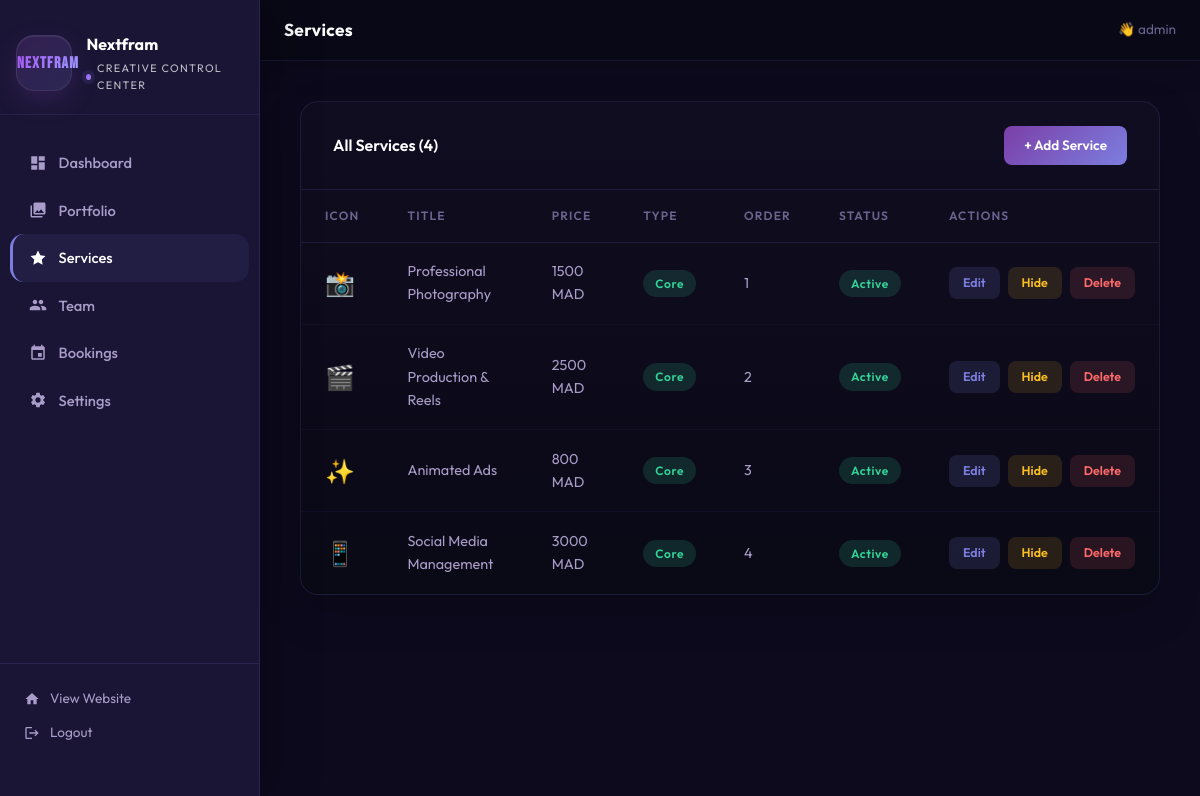
Screenshot of /admin/services.php (signed in) with the database file from the repository.
### tables this page shows
CREATE TABLE services (
    id INT AUTO_INCREMENT PRIMARY KEY,
    title_fr VARCHAR(255) NOT NULL,
    title_en VARCHAR(255) NOT NULL,
    description_fr TEXT NOT NULL,
    description_en TEXT NOT NULL,
    price VARCHAR(100),
    price_label_fr VARCHAR(100),
    price_label_en VARCHAR(100),
    icon VARCHAR(100),
    is_addon TINYINT(1) DEFAULT 0,
    is_active TINYINT(1) DEFAULT 1,
    sort_order INT DEFAULT 0,
    created_at TIMESTAMP DEFAULT CURRENT_TIMESTAMP
);

### includes/upload.php (called while the page is built, shortened)
<?php
function assetUrl($path) {
    return '';
}

### admin/services.php (the view, shortened to what this page needs)
<?php
require_once __DIR__ . '/../includes/upload.php';
$db = getDB();
$editing = null;
$services = $db->query("SELECT * FROM services ORDER BY is_addon ASC, sort_order ASC")->fetchAll();
require_once __DIR__ . '/layout.php';
?>
<?php if ($editing || isset($_GET['add'])): ?>
<div class="admin-card" style="margin-bottom:2rem;">
    <div class="admin-card-header">
        <span class="admin-card-title"><?= $editing ? 'Edit Service' : 'Add New Service' ?></span>
        <a href="<?= SITE_URL ?>/admin/services.php" class="topbar-btn secondary">Cancel</a>
    </div>
    <div class="admin-card-body">
        <form method="POST" enctype="multipart/form-data" class="admin-form validate-form">
            <?php if ($editing): ?>
            <input type="hidden" name="id" value="<?= $editing['id'] ?>">
            <input type="hidden" name="existing_icon" value="<?= htmlspecialchars($editing['icon'] ?? '') ?>">
            <?php endif; ?>
            <div class="form-section-title">Titles</div>
            <div class="form-row">
                <div class="form-group">
                    <label>Title (French) *</label>
                    <input type="text" name="title_fr" value="<?= htmlspecialchars($editing['title_fr'] ?? '') ?>" required>
                    <div class="form-error">Required</div>
                </div>
                <div class="form-group">
                    <label>Title (English) *</label>
                    <input type="text" name="title_en" value="<?= htmlspecialchars($editing['title_en'] ?? '') ?>" required>
                    <div class="form-error">Required</div>
                </div>
            </div>
            <div class="form-section-title">Descriptions</div>
            <div class="form-row">
                <div class="form-group">
                    <label>Description (French)</label>
                    <textarea name="description_fr" rows="4"><?= htmlspecialchars($editing['description_fr'] ?? '') ?></textarea>
                </div>
                <div class="form-group">
                    <label>Description (English)</label>
                    <textarea name="description_en" rows="4"><?= htmlspecialchars($editing['description_en'] ?? '') ?></textarea>
                </div>
            </div>
            <div class="form-section-title">Pricing</div>
            <div class="form-row">
                <div class="form-group">
                    <label>Price (e.g. 1500 MAD)</label>
                    <input type="text" name="price" value="<?= htmlspecialchars($editing['price'] ?? '') ?>">
                </div>
                <div class="form-group">
                    <label>Icon (emoji or upload image/video)</label>
                    <input type="text" name="icon" value="<?= htmlspecialchars($editing['icon'] ?? '') ?>" placeholder="📸">
                    <small style="color:var(--text-muted);display:block;margin-top:.35rem;">You can keep an emoji, or upload an image/video to replace it.</small>
                    <input type="file" name="icon_upload" accept="image/*,video/mp4,video/webm" style="margin-top:.75rem;">
                    <?php if (!empty($editing['icon']) && assetUrl($editing['icon'])): ?>
                    <div style="margin-top:.75rem;display:flex;align-items:center;gap:.75rem;">
                        <?php if (isVideoAsset($editing['icon'])): ?>
                        <video src="<?= assetUrl($editing['icon']) ?>" controls style="width:72px;height:72px;border-radius:12px;object-fit:cover;"></video>
                        <?php else: ?>
                        <img src="<?= assetUrl($editing['icon']) ?>" alt="Current icon" style="width:72px;height:72px;border-radius:12px;object-fit:cover;">
                        <?php endif; ?>
                        <span style="color:var(--text-muted);font-size:.9rem;">Current icon file</span>
                    </div>
                    <?php endif; ?>
                </div>
            </div>
            <div class="form-row">
                <div class="form-group">
                    <label>Price Label (French)</label>
                    <input type="text" name="price_label_fr" value="<?= htmlspecialchars($editing['price_label_fr'] ?? 'À partir de') ?>">
                </div>
                <div class="form-group">
                    <label>Price Label (English)</label>
                    <input type="text" name="price_label_en" value="<?= htmlspecialchars($editing['price_label_en'] ?? 'Starting from') ?>">
                </div>
            </div>
            <div class="form-section-title">Settings</div>
            <div class="form-row">
                <div class="form-group">
                    <label>Sort Order</label>
                    <input type="number" name="sort_order" value="<?= intval($editing['sort_order'] ?? 0) ?>" min="0">
                </div>
            </div>
            <div style="display:flex;gap:2rem;align-items:center;flex-wrap:wrap;margin-bottom:1.5rem;">
                <label class="toggle-switch">
                    <input type="checkbox" name="is_active" <?= ($editing['is_active'] ?? 1) ? 'checked' : '' ?>>
                    <div class="toggle-track"></div>
                    <span style="color:var(--text-muted);font-size:0.9rem;">Active</span>
                </label>
                <label class="toggle-switch">
                    <input type="checkbox" name="is_addon" <?= ($editing['is_addon'] ?? 0) ? 'checked' : '' ?>>
                    <div class="toggle-track"></div>
                    <span style="color:var(--text-muted);font-size:0.9rem;">Add-on service</span>
                </label>
            </div>
            <div style="display:flex;gap:1rem;">
                <button type="submit" class="topbar-btn"><?= $editing ? 'Save Changes' : 'Add Service' ?></button>
                <a href="<?= SITE_URL ?>/admin/services.php" class="topbar-btn secondary">Cancel</a>
            </div>
        </form>
    </div>
</div>
<?php else: ?>
<div class="admin-card">
    <div class="admin-card-header">
        <span class="admin-card-title">All Services (<?= count($services) ?>)</span>
        <a href="?add=1" class="topbar-btn">+ Add Service</a>
    </div>
    <div class="admin-table-wrap">
        <?php if (empty($services)): ?>
        <div class="empty-state"><div class="empty-state-icon">⚡</div><p>No services yet.</p></div>
        <?php else: ?>
        <table class="admin-table">
            <thead>
                <tr>
                    <th>Icon</th>
                    <th>Title</th>
                    <th>Price</th>
                    <th>Type</th>
                    <th>Order</th>
                    <th>Status</th>
                    <th>Actions</th>
                </tr>
            </thead>
            <tbody>
                <?php foreach ($services as $svc): ?>
                <tr>
                    <td style="font-size:1.5rem;">
                        <?php $svcIcon = assetUrl($svc['icon'] ?? ''); ?>
                        <?php if ($svcIcon && isVideoAsset($svc['icon'])): ?>
                            <video src="<?= $svcIcon ?>" autoplay muted loop playsinline style="width:48px;height:48px;border-radius:12px;object-fit:cover;"></video>
                        <?php elseif ($svcIcon): ?>
                            <img src="<?= $svcIcon ?>" alt="" style="width:48px;height:48px;border-radius:12px;object-fit:cover;">
                        <?php else: ?>
                            <?= htmlspecialchars($svc['icon'] ?? '⚡') ?>
                        <?php endif; ?>
                    </td>
                    <td><?= htmlspecialchars($svc['title_en']) ?></td>
                    <td><?= htmlspecialchars($svc['price'] ?? '—') ?></td>
                    <td><?= $svc['is_addon'] ? '<span class="badge badge-pending">Add-on</span>' : '<span class="badge badge-active">Core</span>' ?></td>
                    <td><?= $svc['sort_order'] ?></td>
                    <td><span class="badge badge-<?= $svc['is_active'] ? 'active' : 'inactive' ?>"><?= $svc['is_active'] ? 'Active' : 'Hidden' ?></span></td>
                    <td>
                        <div class="action-btns">
                            <a href="?edit=<?= $svc['id'] ?>" class="action-btn action-btn-edit">Edit</a>
                            <a href="?toggle=<?= $svc['id'] ?>" class="action-btn action-btn-toggle"><?= $svc['is_active'] ? 'Hide' : 'Show' ?></a>
                            <a href="?delete=<?= $svc['id'] ?>" class="action-btn action-btn-delete confirm-delete">Delete</a>
                        </div>
                    </td>
                </tr>
                <?php endforeach; ?>
            </tbody>
        </table>
        <?php endif; ?>
    </div>
</div>
<?php endif; ?>

### assets/css/style.css (style rules this page uses)
:root { --bg: #0D0A1E; --bg-card: #1A1535; --bg-elevated: #221D42; --purple: #7B3FA8; --lavender: #7C7EDF; --gradient: linear-gradient(135deg, #7B3FA8 0%, #7C7EDF 100%); --gradient-text: linear-gradient(135deg, #A855F7 0%, #9B9EFF 100%); --white: #FFFFFF; --text-muted: #A89CC8; --text-dim: #6B6490; --border: rgba(124, 126, 223, 0.15); --border-hover: rgba(124, 126, 223, 0.4); --glow: rgba(123, 63, 168, 0.3); --glow-strong: rgba(123, 63, 168, 0.6); --nav-height: 80px; --radius: 16px; --radius-sm: 8px; --transition: 0.35s cubic-bezier(0.4, 0, 0.2, 1); }
*, *::before, *::after { box-sizing: border-box; margin: 0; padding: 0; }
html { scroll-behavior: smooth; font-size: 16px; }
body { background-color: var(--bg); color: var(--white); font-family: 'Outfit', sans-serif; line-height: 1.6; overflow-x: hidden; -webkit-font-smoothing: antialiased; }
a { text-decoration: none; color: inherit; }
.topbar-btn { padding: 9px 20px; background: var(--gradient); color: white; border: none; border-radius: var(--radius-sm); font-family: 'Outfit', sans-serif; font-size: 0.85rem; font-weight: 600; cursor: pointer; transition: var(--transition); display: inline-flex; align-items: center; gap: 8px; text-decoration: none; }
.admin-card { background: linear-gradient(180deg, rgba(17,13,33,0.97), rgba(10,9,22,0.98)); border: 1px solid rgba(124,126,223,0.14); border-radius: 18px; overflow: hidden; box-shadow: 0 18px 40px rgba(0,0,0,0.22); transition: transform 0.25s ease, border-color 0.25s ease, box-shadow 0.25s ease; }
.admin-card-header { padding: 1.5rem 2rem; border-bottom: 1px solid var(--border); display: flex; align-items: center; justify-content: space-between; }
.admin-card-title { font-size: 1rem; font-weight: 600; color: var(--white); }
.admin-table-wrap { overflow-x: auto; }
.admin-table { width: 100%; border-collapse: collapse; }
.admin-table th { text-align: left; padding: 1rem 1.5rem; font-size: 0.75rem; font-weight: 600; text-transform: uppercase; letter-spacing: 0.1em; color: var(--text-dim); border-bottom: 1px solid var(--border); white-space: nowrap; }
.admin-table td { padding: 1.1rem 1.5rem; font-size: 0.9rem; color: var(--text-muted); border-bottom: 1px solid rgba(124,126,223,0.06); vertical-align: middle; }
.admin-table tr:last-child td { border-bottom: none; }
.admin-table tr { transition: background 0.2s ease; }
.admin-table td:first-child { color: var(--white); font-weight: 500; }
.badge { display: inline-block; padding: 4px 12px; border-radius: 50px; font-size: 0.75rem; font-weight: 600; letter-spacing: 0.05em; }
.badge-active { background: rgba(52,211,153,0.15); color: #34D399; }
.action-btns { display: flex; gap: 0.5rem; align-items: center; }
.action-btn { padding: 6px 14px; border-radius: var(--radius-sm); font-size: 0.78rem; font-weight: 600; border: none; cursor: pointer; transition: var(--transition); font-family: 'Outfit', sans-serif; text-decoration: none; display: inline-flex; align-items: center; gap: 5px; }
.action-btn-edit { background: rgba(124,126,223,0.15); color: var(--lavender); }
.action-btn-delete { background: rgba(255,107,107,0.12); color: #FF6B6B; }
.action-btn-toggle { background: rgba(251,191,36,0.12); color: #FBBF24; }

### rows the page displays
services: icon "📸", title_en "Professional Photography", price "1500 MAD", is_addon "Core", sort_order "1", is_active "Active"
services: icon "🎬", title_en "Video Production & Reels", price "2500 MAD", is_addon "Core", sort_order "2", is_active "Active"
services: icon "✨", title_en "Animated Ads", price "800 MAD", is_addon "Core", sort_order "3", is_active "Active"
services: icon "📱", title_en "Social Media Management", price "3000 MAD", is_addon "Core", sort_order "4", is_active "Active"

### other values shown
$agencyName "Nextfram"
$title "Services"
$_SESSION['admin_user'] "admin"
count($services) "4"
